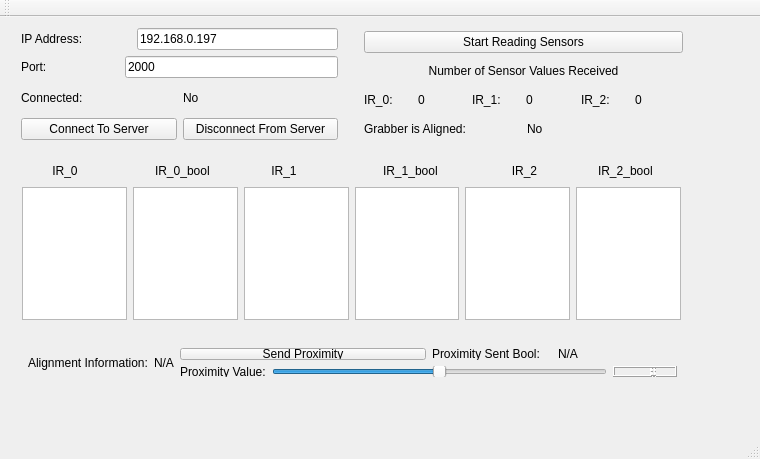
<?xml version="1.0" encoding="UTF-8"?>
<ui version="4.0">
 <class>proximityWindow</class>
 <widget class="QMainWindow" name="proximityWindow">
  <property name="geometry">
   <rect>
    <x>0</x>
    <y>0</y>
    <width>760</width>
    <height>459</height>
   </rect>
  </property>
  <property name="windowTitle">
   <string>proximityWindow</string>
  </property>
  <widget class="QWidget" name="centralWidget">
   <widget class="QWidget" name="layoutWidget_2">
    <property name="geometry">
     <rect>
      <x>11</x>
      <y>133</y>
      <width>681</width>
      <height>181</height>
     </rect>
    </property>
    <layout class="QVBoxLayout" name="verticalLayout">
     <item>
      <layout class="QHBoxLayout" name="horizontalLayout_4">
       <item>
        <spacer name="horizontalSpacer_10">
         <property name="orientation">
          <enum>Qt::Horizontal</enum>
         </property>
         <property name="sizeType">
          <enum>QSizePolicy::Fixed</enum>
         </property>
         <property name="sizeHint" stdset="0">
          <size>
           <width>6</width>
           <height>20</height>
          </size>
         </property>
        </spacer>
       </item>
       <item>
        <widget class="QLabel" name="label">
         <property name="text">
          <string>IR_0</string>
         </property>
         <property name="alignment">
          <set>Qt::AlignCenter</set>
         </property>
        </widget>
       </item>
       <item>
        <spacer name="horizontalSpacer_7">
         <property name="orientation">
          <enum>Qt::Horizontal</enum>
         </property>
         <property name="sizeType">
          <enum>QSizePolicy::Fixed</enum>
         </property>
         <property name="sizeHint" stdset="0">
          <size>
           <width>47</width>
           <height>20</height>
          </size>
         </property>
        </spacer>
       </item>
       <item>
        <widget class="QLabel" name="IR_0_boolLabel">
         <property name="text">
          <string>IR_0_bool</string>
         </property>
        </widget>
       </item>
       <item>
        <spacer name="horizontalSpacer_5">
         <property name="orientation">
          <enum>Qt::Horizontal</enum>
         </property>
         <property name="sizeType">
          <enum>QSizePolicy::Fixed</enum>
         </property>
         <property name="sizeHint" stdset="0">
          <size>
           <width>11</width>
           <height>20</height>
          </size>
         </property>
        </spacer>
       </item>
       <item>
        <widget class="QLabel" name="label_2">
         <property name="text">
          <string>IR_1</string>
         </property>
         <property name="alignment">
          <set>Qt::AlignCenter</set>
         </property>
        </widget>
       </item>
       <item>
        <spacer name="horizontalSpacer_8">
         <property name="orientation">
          <enum>Qt::Horizontal</enum>
         </property>
         <property name="sizeType">
          <enum>QSizePolicy::Fixed</enum>
         </property>
         <property name="sizeHint" stdset="0">
          <size>
           <width>56</width>
           <height>20</height>
          </size>
         </property>
        </spacer>
       </item>
       <item>
        <widget class="QLabel" name="IR_1_boolLabel">
         <property name="text">
          <string>IR_1_bool</string>
         </property>
        </widget>
       </item>
       <item>
        <spacer name="horizontalSpacer_6">
         <property name="orientation">
          <enum>Qt::Horizontal</enum>
         </property>
         <property name="sizeType">
          <enum>QSizePolicy::Fixed</enum>
         </property>
         <property name="sizeHint" stdset="0">
          <size>
           <width>24</width>
           <height>20</height>
          </size>
         </property>
        </spacer>
       </item>
       <item>
        <widget class="QLabel" name="label_3">
         <property name="text">
          <string>IR_2</string>
         </property>
         <property name="alignment">
          <set>Qt::AlignCenter</set>
         </property>
        </widget>
       </item>
       <item>
        <spacer name="horizontalSpacer_9">
         <property name="orientation">
          <enum>Qt::Horizontal</enum>
         </property>
         <property name="sizeType">
          <enum>QSizePolicy::Fixed</enum>
         </property>
         <property name="sizeHint" stdset="0">
          <size>
           <width>30</width>
           <height>20</height>
          </size>
         </property>
        </spacer>
       </item>
       <item>
        <widget class="QLabel" name="IR_2_boolLabel">
         <property name="text">
          <string>IR_2_bool</string>
         </property>
        </widget>
       </item>
       <item>
        <spacer name="horizontalSpacer_11">
         <property name="orientation">
          <enum>Qt::Horizontal</enum>
         </property>
         <property name="sizeType">
          <enum>QSizePolicy::Fixed</enum>
         </property>
         <property name="sizeHint" stdset="0">
          <size>
           <width>9</width>
           <height>20</height>
          </size>
         </property>
        </spacer>
       </item>
      </layout>
     </item>
     <item>
      <layout class="QHBoxLayout" name="horizontalLayout">
       <item>
        <widget class="QPlainTextEdit" name="IR_0PlainTextEdit"/>
       </item>
       <item>
        <widget class="QTextEdit" name="IR_0_bool_textEdit"/>
       </item>
       <item>
        <spacer name="horizontalSpacer_3">
         <property name="orientation">
          <enum>Qt::Horizontal</enum>
         </property>
         <property name="sizeHint" stdset="0">
          <size>
           <width>58</width>
           <height>20</height>
          </size>
         </property>
        </spacer>
       </item>
       <item>
        <widget class="QPlainTextEdit" name="IR_1PlainTextEdit"/>
       </item>
       <item>
        <widget class="QTextEdit" name="IR_1_bool_textEdit"/>
       </item>
       <item>
        <spacer name="horizontalSpacer_4">
         <property name="orientation">
          <enum>Qt::Horizontal</enum>
         </property>
         <property name="sizeHint" stdset="0">
          <size>
           <width>58</width>
           <height>20</height>
          </size>
         </property>
        </spacer>
       </item>
       <item>
        <widget class="QPlainTextEdit" name="IR_2PlainTextEdit"/>
       </item>
       <item>
        <widget class="QTextEdit" name="IR_2_bool_textEdit"/>
       </item>
      </layout>
     </item>
    </layout>
   </widget>
   <widget class="QWidget" name="layoutWidget_3">
    <property name="geometry">
     <rect>
      <x>353</x>
      <y>3</y>
      <width>341</width>
      <height>131</height>
     </rect>
    </property>
    <layout class="QVBoxLayout" name="verticalLayout_2">
     <item>
      <widget class="QPushButton" name="startSensingButton">
       <property name="text">
        <string>Start Reading Sensors</string>
       </property>
      </widget>
     </item>
     <item>
      <widget class="QLabel" name="numberOfSensorValuesReceivedLabel">
       <property name="text">
        <string>Number of Sensor Values Received</string>
       </property>
       <property name="alignment">
        <set>Qt::AlignCenter</set>
       </property>
       <property name="wordWrap">
        <bool>false</bool>
       </property>
      </widget>
     </item>
     <item>
      <layout class="QHBoxLayout" name="horizontalLayout_3">
       <item>
        <widget class="QLabel" name="IR_0Label">
         <property name="text">
          <string>IR_0:</string>
         </property>
        </widget>
       </item>
       <item>
        <widget class="QLabel" name="IR_0CountLabel">
         <property name="text">
          <string>0</string>
         </property>
        </widget>
       </item>
       <item>
        <widget class="QLabel" name="IR_1Label">
         <property name="text">
          <string>IR_1:</string>
         </property>
        </widget>
       </item>
       <item>
        <widget class="QLabel" name="IR_1CountLabel">
         <property name="text">
          <string>0</string>
         </property>
        </widget>
       </item>
       <item>
        <widget class="QLabel" name="IR_2Label">
         <property name="text">
          <string>IR_2:</string>
         </property>
        </widget>
       </item>
       <item>
        <widget class="QLabel" name="IR_2CountLabel">
         <property name="text">
          <string>0</string>
         </property>
        </widget>
       </item>
      </layout>
     </item>
     <item>
      <layout class="QHBoxLayout" name="horizontalLayout_2">
       <item>
        <widget class="QLabel" name="GrabberIsAlignedLabel">
         <property name="text">
          <string>Grabber is Aligned:</string>
         </property>
        </widget>
       </item>
       <item>
        <widget class="QLabel" name="Grabber_AlignedLabel">
         <property name="text">
          <string>No</string>
         </property>
        </widget>
       </item>
      </layout>
     </item>
    </layout>
   </widget>
   <widget class="QWidget" name="layoutWidget_4">
    <property name="geometry">
     <rect>
      <x>10</x>
      <y>0</y>
      <width>339</width>
      <height>134</height>
     </rect>
    </property>
    <layout class="QVBoxLayout" name="verticalLayout_6">
     <item>
      <layout class="QVBoxLayout" name="verticalLayout_4">
       <item>
        <layout class="QHBoxLayout" name="horizontalLayout_8">
         <item>
          <widget class="QLabel" name="ipAddressLabel">
           <property name="text">
            <string>IP Address:</string>
           </property>
          </widget>
         </item>
         <item>
          <spacer name="horizontalSpacer_2">
           <property name="orientation">
            <enum>Qt::Horizontal</enum>
           </property>
           <property name="sizeType">
            <enum>QSizePolicy::Fixed</enum>
           </property>
           <property name="sizeHint" stdset="0">
            <size>
             <width>48</width>
             <height>20</height>
            </size>
           </property>
          </spacer>
         </item>
         <item>
          <widget class="QLineEdit" name="serverIPLineEdit">
           <property name="text">
            <string>192.168.0.197</string>
           </property>
          </widget>
         </item>
        </layout>
       </item>
       <item>
        <layout class="QHBoxLayout" name="horizontalLayout_9">
         <item>
          <widget class="QLabel" name="portLabel">
           <property name="text">
            <string>Port: </string>
           </property>
          </widget>
         </item>
         <item>
          <spacer name="horizontalSpacer">
           <property name="orientation">
            <enum>Qt::Horizontal</enum>
           </property>
           <property name="sizeType">
            <enum>QSizePolicy::Fixed</enum>
           </property>
           <property name="sizeHint" stdset="0">
            <size>
             <width>69</width>
             <height>20</height>
            </size>
           </property>
          </spacer>
         </item>
         <item>
          <widget class="QLineEdit" name="portLineEdit">
           <property name="text">
            <string>2000</string>
           </property>
          </widget>
         </item>
        </layout>
       </item>
       <item>
        <layout class="QHBoxLayout" name="horizontalLayout_6">
         <item>
          <widget class="QLabel" name="connectedLabel">
           <property name="text">
            <string>Connected:</string>
           </property>
          </widget>
         </item>
         <item>
          <widget class="QLabel" name="connectionStatusLabel">
           <property name="text">
            <string>No</string>
           </property>
          </widget>
         </item>
        </layout>
       </item>
      </layout>
     </item>
     <item>
      <layout class="QHBoxLayout" name="horizontalLayout_7">
       <item>
        <widget class="QPushButton" name="connectToServerButton">
         <property name="text">
          <string>Connect To Server</string>
         </property>
        </widget>
       </item>
       <item>
        <widget class="QPushButton" name="disconnectFromServerButton">
         <property name="text">
          <string>Disconnect From Server</string>
         </property>
        </widget>
       </item>
      </layout>
     </item>
    </layout>
   </widget>
   <widget class="QWidget" name="">
    <property name="geometry">
     <rect>
      <x>17</x>
      <y>320</y>
      <width>671</width>
      <height>51</height>
     </rect>
    </property>
    <layout class="QHBoxLayout" name="horizontalLayout_13">
     <item>
      <layout class="QHBoxLayout" name="horizontalLayout_5">
       <item>
        <widget class="QLabel" name="AlignmentInfoLabel">
         <property name="text">
          <string>Alignment Information:</string>
         </property>
        </widget>
       </item>
       <item>
        <widget class="QLabel" name="Alignment_InfoLabel">
         <property name="text">
          <string>N/A</string>
         </property>
         <property name="alignment">
          <set>Qt::AlignCenter</set>
         </property>
         <property name="wordWrap">
          <bool>true</bool>
         </property>
        </widget>
       </item>
      </layout>
     </item>
     <item>
      <layout class="QVBoxLayout" name="verticalLayout_3">
       <item>
        <layout class="QHBoxLayout" name="horizontalLayout_12">
         <item>
          <widget class="QPushButton" name="proximityPushButton">
           <property name="text">
            <string>Send Proximity</string>
           </property>
          </widget>
         </item>
         <item>
          <layout class="QHBoxLayout" name="horizontalLayout_10">
           <item>
            <widget class="QLabel" name="proxsentboollabel">
             <property name="text">
              <string>Proximity Sent Bool:</string>
             </property>
            </widget>
           </item>
           <item>
            <widget class="QLabel" name="prox_sent_bool_label">
             <property name="text">
              <string>N/A </string>
             </property>
            </widget>
           </item>
          </layout>
         </item>
        </layout>
       </item>
       <item>
        <layout class="QHBoxLayout" name="horizontalLayout_11">
         <item>
          <widget class="QLabel" name="proximityValueLabel">
           <property name="text">
            <string>Proximity Value:</string>
           </property>
          </widget>
         </item>
         <item>
          <widget class="QSlider" name="proximitySlider">
           <property name="maximum">
            <number>20</number>
           </property>
           <property name="value">
            <number>10</number>
           </property>
           <property name="sliderPosition">
            <number>10</number>
           </property>
           <property name="orientation">
            <enum>Qt::Horizontal</enum>
           </property>
          </widget>
         </item>
         <item>
          <widget class="QLCDNumber" name="proxlcdNumber">
           <property name="intValue" stdset="0">
            <number>10</number>
           </property>
          </widget>
         </item>
        </layout>
       </item>
      </layout>
     </item>
    </layout>
   </widget>
  </widget>
  <widget class="QMenuBar" name="menuBar">
   <property name="geometry">
    <rect>
     <x>0</x>
     <y>0</y>
     <width>760</width>
     <height>17</height>
    </rect>
   </property>
  </widget>
  <widget class="QToolBar" name="mainToolBar">
   <attribute name="toolBarArea">
    <enum>TopToolBarArea</enum>
   </attribute>
   <attribute name="toolBarBreak">
    <bool>false</bool>
   </attribute>
  </widget>
  <widget class="QStatusBar" name="statusBar"/>
 </widget>
 <layoutdefault spacing="6" margin="11"/>
 <resources/>
 <connections/>
</ui>
